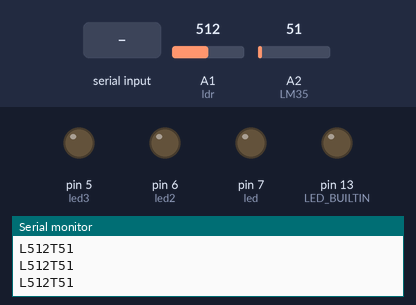
Bench run of a sketch on a simulated Arduino Uno, built with avr-gcc and run on an emulated ATmega328P. On the bench: output pins drawn as LEDs (lit = HIGH), the last lines printed to the serial monitor. The inputs (shaded band) are chosen by the test bench; at power-on: A1 (ldr) = 512, A2 (LM35) = 51.

Above: at 1.2 s.
1.3 s: "1" received over Serial
At 2.4 s:
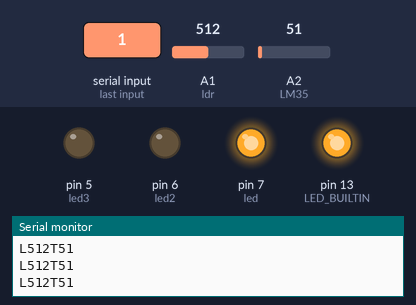
2.9 s: "2" received over Serial
At 3.8 s:
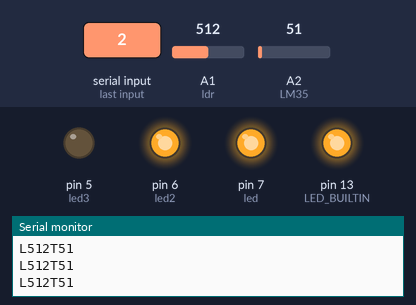
4.5 s: "3" received over Serial
At 5.1 s:
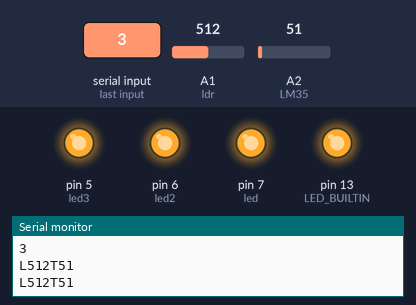
6.1 s: "1" received over Serial
At 6.5 s:
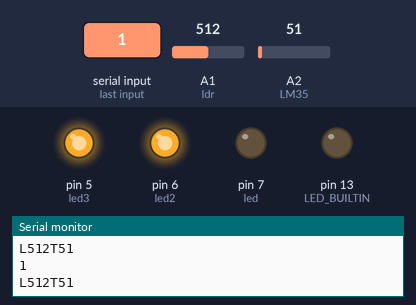
7.7 s: "2" received over Serial
At 9.1 s:
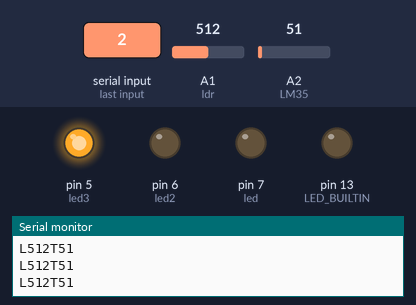
Timing chart, 0 to 10.3 s (numbered marks = the images above; inputs shaded):
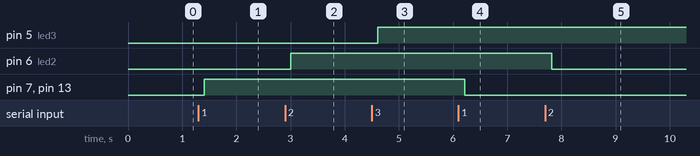

Measured:
- after the input at 1.3 s, pin 7 (led), pin 13 (LED_BUILTIN): LOW → HIGH after 0.10 s
- after the input at 2.9 s, pin 6 (led2): LOW → HIGH after 0.11 s
- after the input at 4.5 s, pin 5 (led3): LOW → HIGH after 0.11 s
- after the input at 6.1 s, pin 7 (led), pin 13 (LED_BUILTIN): HIGH → LOW after 0.12 s
- after the input at 7.7 s, pin 6 (led2): HIGH → LOW after 0.12 s

The sketch:

Arduino_code.ino
```cpp
//Teste - Acender Led
int led = 7;
int led2 = 6;
int led3 = 5;
int ldr = A1;
int LM35 = A2;
char ch;

void setup() {
    Serial.begin(9600);
    pinMode(led, OUTPUT);
    pinMode(led2, OUTPUT);
    pinMode(led3, OUTPUT);
    pinMode(LED_BUILTIN, OUTPUT);
}

void loop() {
  if (Serial.available())
  {
    ch = Serial.read();
    Serial.println(ch);

    if (ch == '1')
    {
      if (digitalRead(led) == HIGH)
      {
        digitalWrite(led, LOW);
      }
      else
      {
        digitalWrite(led, HIGH);
      }

      if (digitalRead(LED_BUILTIN) == HIGH)
      {
        digitalWrite(LED_BUILTIN, LOW);
      }
      else
      {
        digitalWrite(LED_BUILTIN, HIGH);
      }
    }

    else if (ch == '2')
    {
      if (digitalRead(led2) == HIGH)
      {
        digitalWrite(led2, LOW);
      }
      else
      {
        digitalWrite(led2, HIGH);
      }
    }

    else if (ch == '3')
    {
      if (digitalRead(led3) == HIGH)
      {
        digitalWrite(led3, LOW);
      }
      else
      {
        digitalWrite(led3, HIGH);
      }
    }
  }
  delay(200);

  int lumin = analogRead(ldr);//Luminosidade
  int temp = analogRead(LM35);//Temperatura
  Serial.print('L');
  Serial.print(lumin);
  Serial.print('T');
  Serial.println(temp);
}
```
